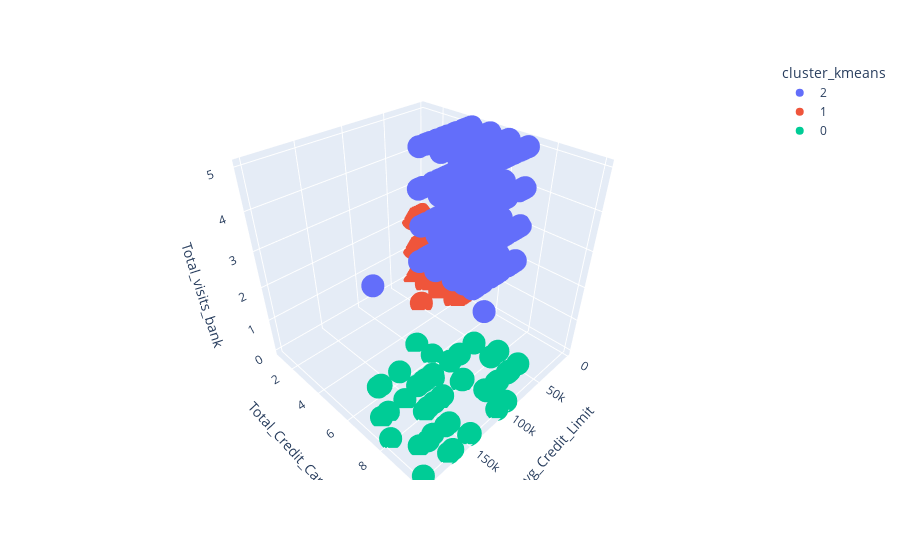

The notebook cell saved with this chart:
### Markdown cell above
Perspectiva 2

### Code cell
fig = px.scatter_3d(cartao_cluster, 
                    x='Avg_Credit_Limit', 
                    y='Total_Credit_Cards', 
                    z='Total_visits_bank',
                    color='cluster_kmeans')
fig.show()

### Figure 1 — Plotly figure (JSON) as saved in the notebook; plotly's stock layout.template omitted (floating-point values rounded to 4 significant figures; data arrays with more than 128 entries replaced by an {"elided": "..."} marker saying what was removed)
{"data": [{"hovertemplate": "cluster_kmeans=2<br>Avg_Credit_Limit=%{x}<br>Total_Credit_Cards=%{y}<br>Total_visits_bank=%{z}<extra></extra>", "legendgroup": "2", "marker": {"color": "#636efa", "symbol": "circle"}, "mode": "markers", "name": "2", "scene": "scene", "showlegend": true, "type": "scatter3d", "x": {"elided": "386 int values"}, "y": {"elided": "386 int values"}, "z": {"elided": "386 int values"}}, {"hovertemplate": "cluster_kmeans=1<br>Avg_Credit_Limit=%{x}<br>Total_Credit_Cards=%{y}<br>Total_visits_bank=%{z}<extra></extra>", "legendgroup": "1", "marker": {"color": "#EF553B", "symbol": "circle"}, "mode": "markers", "name": "1", "scene": "scene", "showlegend": true, "type": "scatter3d", "x": {"elided": "224 int values"}, "y": {"elided": "224 int values"}, "z": {"elided": "224 int values"}}, {"hovertemplate": "cluster_kmeans=0<br>Avg_Credit_Limit=%{x}<br>Total_Credit_Cards=%{y}<br>Total_visits_bank=%{z}<extra></extra>", "legendgroup": "0", "marker": {"color": "#00cc96", "symbol": "circle"}, "mode": "markers", "name": "0", "scene": "scene", "showlegend": true, "type": "scatter3d", "x": [100000, 100000, 157000, 94000, 163000, 131000, 96000, 136000, 121000, 158000, 108000, 166000, 176000, 166000, 178000, 91000, 156000, 146000, 84000, 155000, 200000, 195000, 187000, 163000, 106000, 114000, 126000, 173000, 153000, 184000, 123000, 144000, 97000, 98000, 127000, 171000, 186000, 183000, 111000, 112000, 195000, 132000, 156000, 95000, 172000, 99000, 84000, 145000, 172000, 167000], "y": [6, 5, 9, 9, 8, 9, 10, 8, 7, 7, 10, 9, 10, 10, 7, 8, 9, 10, 9, 8, 10, 8, 7, 7, 8, 10, 10, 9, 8, 7, 8, 10, 10, 9, 10, 10, 7, 9, 8, 10, 10, 9, 8, 10, 10, 10, 10, 8, 10, 9], "z": [0, 0, 1, 1, 1, 1, 1, 0, 0, 0, 0, 1, 1, 0, 0, 1, 1, 0, 1, 0, 0, 0, 1, 1, 0, 1, 1, 1, 1, 1, 1, 0, 1, 0, 1, 0, 0, 0, 1, 1, 1, 1, 1, 0, 1, 1, 1, 1, 1, 0]}], "layout": {"legend": {"title": {"text": "cluster_kmeans"}, "tracegroupgap": 0}, "margin": {"t": 60}, "scene": {"domain": {"x": [0, 1], "y": [0, 1]}, "xaxis": {"title": {"text": "Avg_Credit_Limit"}}, "yaxis": {"title": {"text": "Total_Credit_Cards"}}, "zaxis": {"title": {"text": "Total_visits_bank"}}}}}
